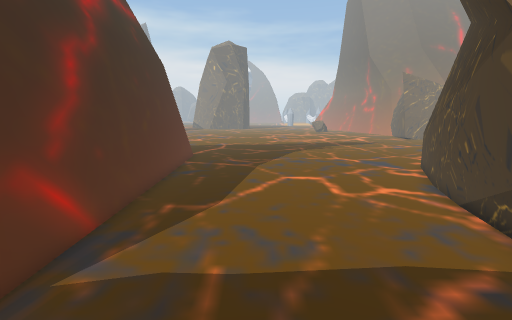
view 1 (above)

13 first-person views from a walk through a scene from a Unity 3-D project. The camera is 1.5 m above the floor, tilts 10° down and sees 90° across. The floor is counted in squares, 0.5 m on a side. Each view is taken from the middle of a square. On the plan, view 1 faces up. The plan holds only what a view shows up to about 19 squares ahead; the rest is blank. The place goes on beyond the plan. The player is left out. Some animated figures are left out.

view 2
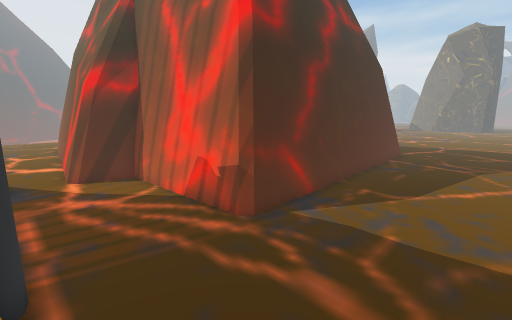

view 3
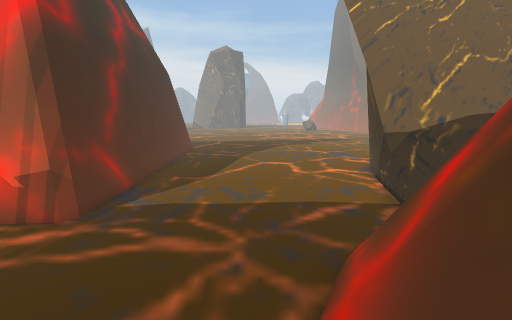

view 4
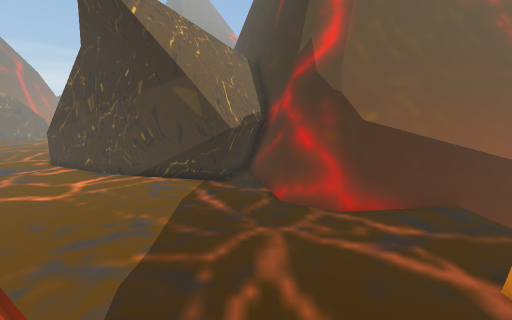

view 5
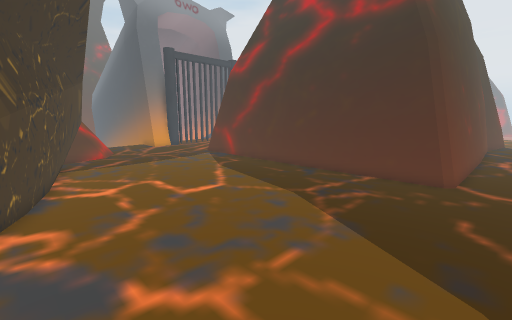

view 6
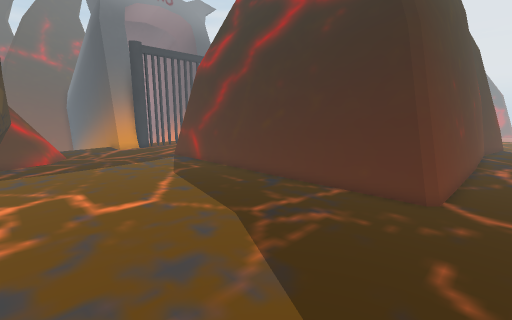

view 7
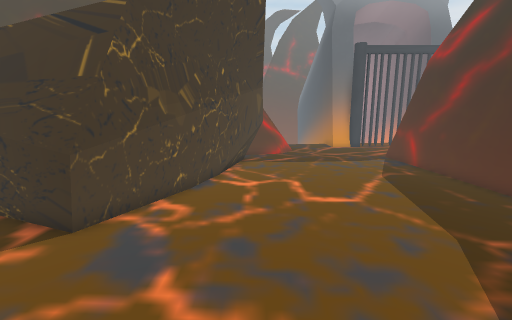

view 8
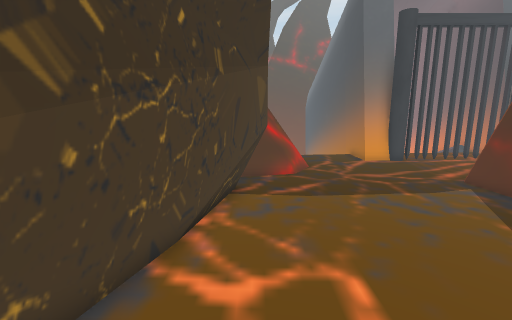

view 9
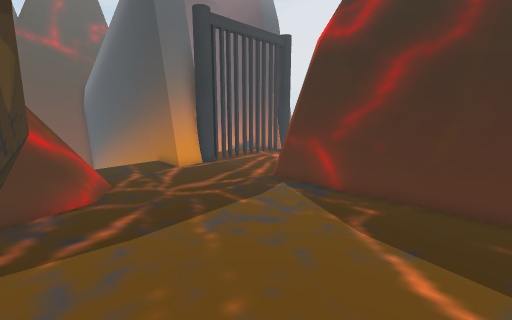

view 10
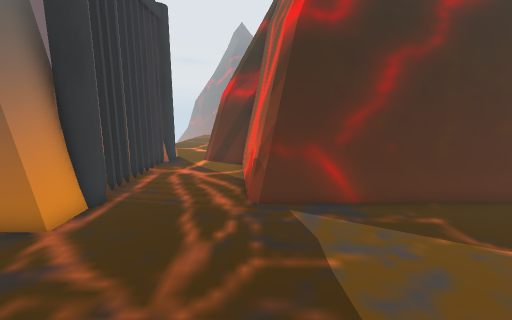

view 11
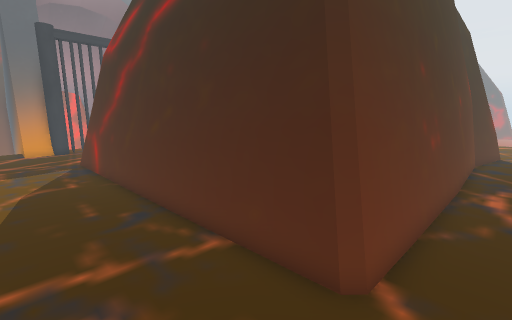

view 12
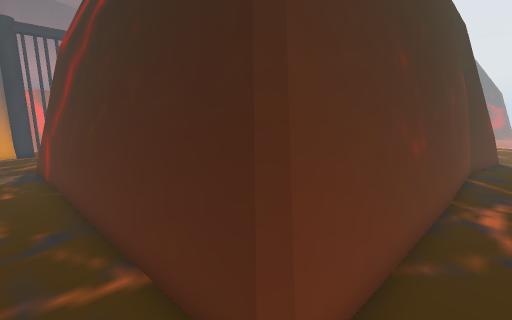

view 13
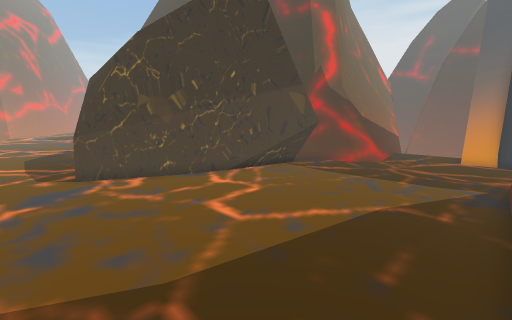

### Floor plan
Key: @ floor where view 1 was taken; # wall or solid block; x gap in a wall; . main floor; : floor 0.25 m higher than the main floor; - floor 0.25 m lower than the main floor; = window, fence, low wall or low ledge; ^ raised ledge; v drop or lower ground.
Columns run from 24 left of view 1 to 11 right of it. Each row starts with its distance up from view 1.
 21 ..............................  .
 20 ####=========#................
 19   ##################...........
 18                   ##................
 17                    #................
 16                    #................
 15                    #..............=.
 14                    #.............###
 13                    #.............#
 12                    #............##
 11                    #............#
 10                    #...........##
  9                    #...........#
  8                    #..........##
  7                    ##.........#
  6                    #=........##
  5                    #=........##
  4                   ##=........##
  3             ########=........####
  2   #         #==...............####
  1   ###########=.............#=#####
  0  ...... ===##...........@.#=###
 -1 ..........................#^##
 -2 .......:::..###...###==...#^##
 -3              ##.#x#####...#^##
 -4              #.....   #....=##
 -5              #        #vvv-=##
 -6              #        #   v=##
 -7                       #   v=##

Positions as (right, up) in squares from view 1, and headings:
1: (0, 0), facing up
2: (1, -2), facing up-left
3: (1, -4), facing up
4: (-6, 2), facing right
5: (8, 21), facing down-left
6: (5, 21), facing down-left
7: (5, 21), facing down
8: (5, 14), facing down
9: (5, 11), facing down-left
10: (4, 3), facing left
11: (-1, 21), facing down-left
12: (-3, 21), facing down-left
13: (-4, 17), facing down-right
